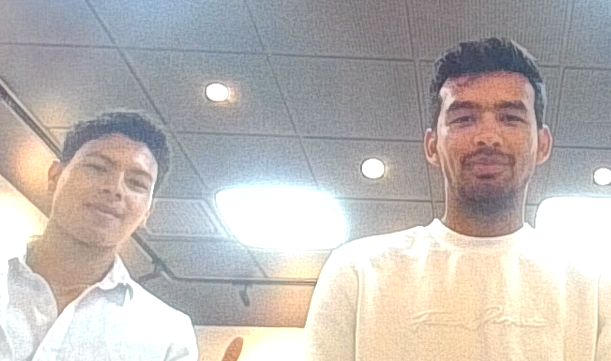
#> input picture Programacion II/Proyecto_python/Galeria/Captura de pantalla_20221202_090419.png, 611 x 361 px; its folder holds only this picture in this run
$ python code.py
#> lines starting #> are read from the running program, lines starting #| are printed output that depends on the picture
#Inportamos las librerias que utilizamos
import cv2
import os
#INTERFAZ
Galeria='Galeria'
if not os.path.exists('face'):
    os.makedirs('face')
    print('Se creo la carpeta: face')
else:
    print('Carpeta encontrada :D')
face_id=cv2.CascadeClassifier(cv2.data.haarcascades + 'haarcascade_frontalface_default.xml')
for imagen in os.listdir(Galeria):
    foto=cv2.imread(Galeria + "/" + imagen)
#> foto is the input picture: shape (361, 611, 3); mean B, G, R 180.2, 183.8, 189.5
    faces=face_id.detectMultiScale(foto, 1.1,5)
#> faces = [[427, 69, 122, 122], [59, 129, 113, 113]]
    for (x,y,w,h) in faces:
        #cv2.rectangle(foto, (x,y), (x+w, y+h),(0,225,0),2)
        face=foto[y:y + h, x:x + w]
        face=cv2.resize(face, (150,150))
        cv2.imshow('Face', face)
        cv2.waitKey(0)
        cv2.imwrite("Proyecto_python/face/"+ str(input()) + ".jpg", face)
#> this loop made 2 passes
#> pass 1, `face=foto[y:y + h, x:x + w]`:
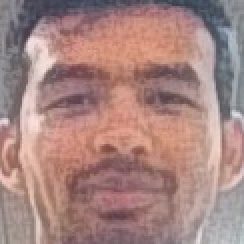
#> face: shape (122, 122, 3) (shown 2 times larger); mean B, G, R 129.1, 133.2, 166.9
#> pass 2, `face=foto[y:y + h, x:x + w]`:
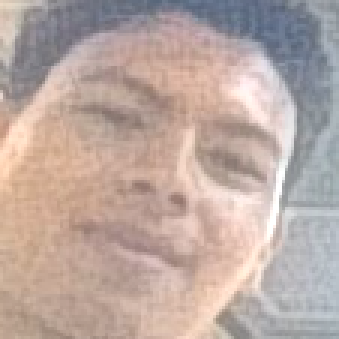
#> face: shape (113, 113, 3) (shown 3 times larger); mean B, G, R 162, 168.8, 187
    #cv2.imshow('Foto', foto)
    #cv2.waitKey(0)
#cv2.destroyAllWindows()
